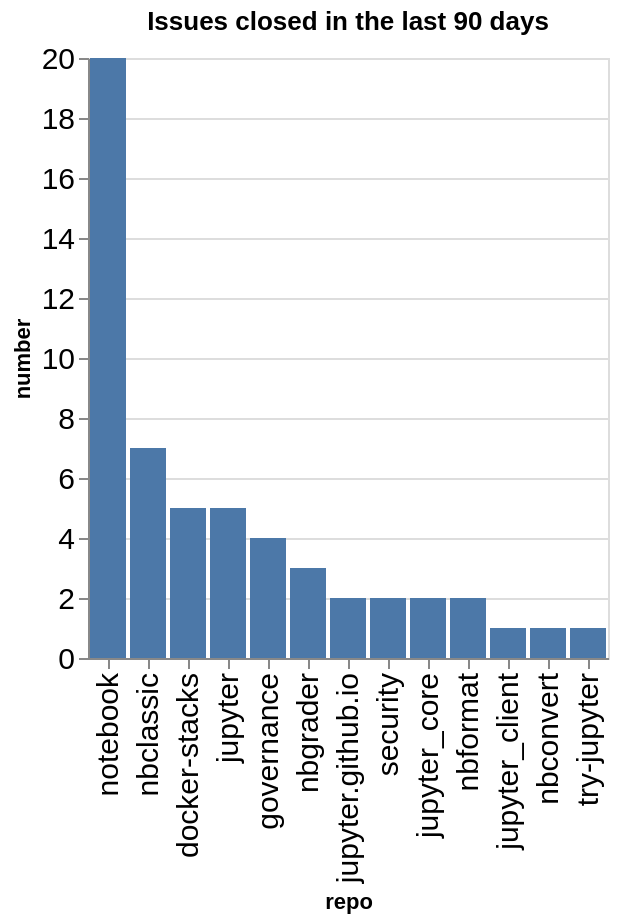

The notebook cell this image was saved under:
### Code cell
closed_counts = closed.groupby(['org', 'repo']).count()['number'].reset_index()
closed_counts['org/repo'] = closed_counts.apply(lambda a: a['org'] + '/' + a['repo'], axis=1)
sorted_vals = closed_counts.sort_values(['number'], ascending=False)['repo'].values
alt.Chart(data=closed_counts, title=f"Issues closed in the last {n_days} days").mark_bar().encode(
    x=alt.X('repo', sort=alt.Sort(sorted_vals.tolist())),
    y='number',
)

### Figure 1 — Vega-Lite specification as saved in the notebook (floating-point values rounded to 4 significant figures)
{"config": {"axisLeft": {"labelFontSize": 15}, "axisBottom": {"labelFontSize": 15}}, "data": {"name": "data-18e63fa52fa9eede5ce22695442d39d7"}, "mark": {"type": "bar"}, "encoding": {"x": {"field": "repo", "sort": ["notebook", "nbclassic", "docker-stacks", "jupyter", "governance", "nbgrader", "jupyter.github.io", "security", "jupyter_core", "nbformat", "jupyter_client", "nbconvert", "try-jupyter"], "type": "nominal"}, "y": {"field": "number", "type": "quantitative"}}, "title": "Issues closed in the last 90 days", "$schema": "https://vega.github.io/schema/vega-lite/v5.20.1.json", "datasets": {"data-18e63fa52fa9eede5ce22695442d39d7": [{"org": "jupyter", "repo": "docker-stacks", "number": 5, "org/repo": "jupyter/docker-stacks"}, {"org": "jupyter", "repo": "governance", "number": 4, "org/repo": "jupyter/governance"}, {"org": "jupyter", "repo": "jupyter", "number": 5, "org/repo": "jupyter/jupyter"}, {"org": "jupyter", "repo": "jupyter.github.io", "number": 2, "org/repo": "jupyter/jupyter.github.io"}, {"org": "jupyter", "repo": "jupyter_client", "number": 1, "org/repo": "jupyter/jupyter_client"}, {"org": "jupyter", "repo": "jupyter_core", "number": 2, "org/repo": "jupyter/jupyter_core"}, {"org": "jupyter", "repo": "nbclassic", "number": 7, "org/repo": "jupyter/nbclassic"}, {"org": "jupyter", "repo": "nbconvert", "number": 1, "org/repo": "jupyter/nbconvert"}, {"org": "jupyter", "repo": "nbformat", "number": 2, "org/repo": "jupyter/nbformat"}, {"org": "jupyter", "repo": "nbgrader", "number": 3, "org/repo": "jupyter/nbgrader"}, {"org": "jupyter", "repo": "notebook", "number": 20, "org/repo": "jupyter/notebook"}, {"org": "jupyter", "repo": "security", "number": 2, "org/repo": "jupyter/security"}, {"org": "jupyter", "repo": "try-jupyter", "number": 1, "org/repo": "jupyter/try-jupyter"}]}}
